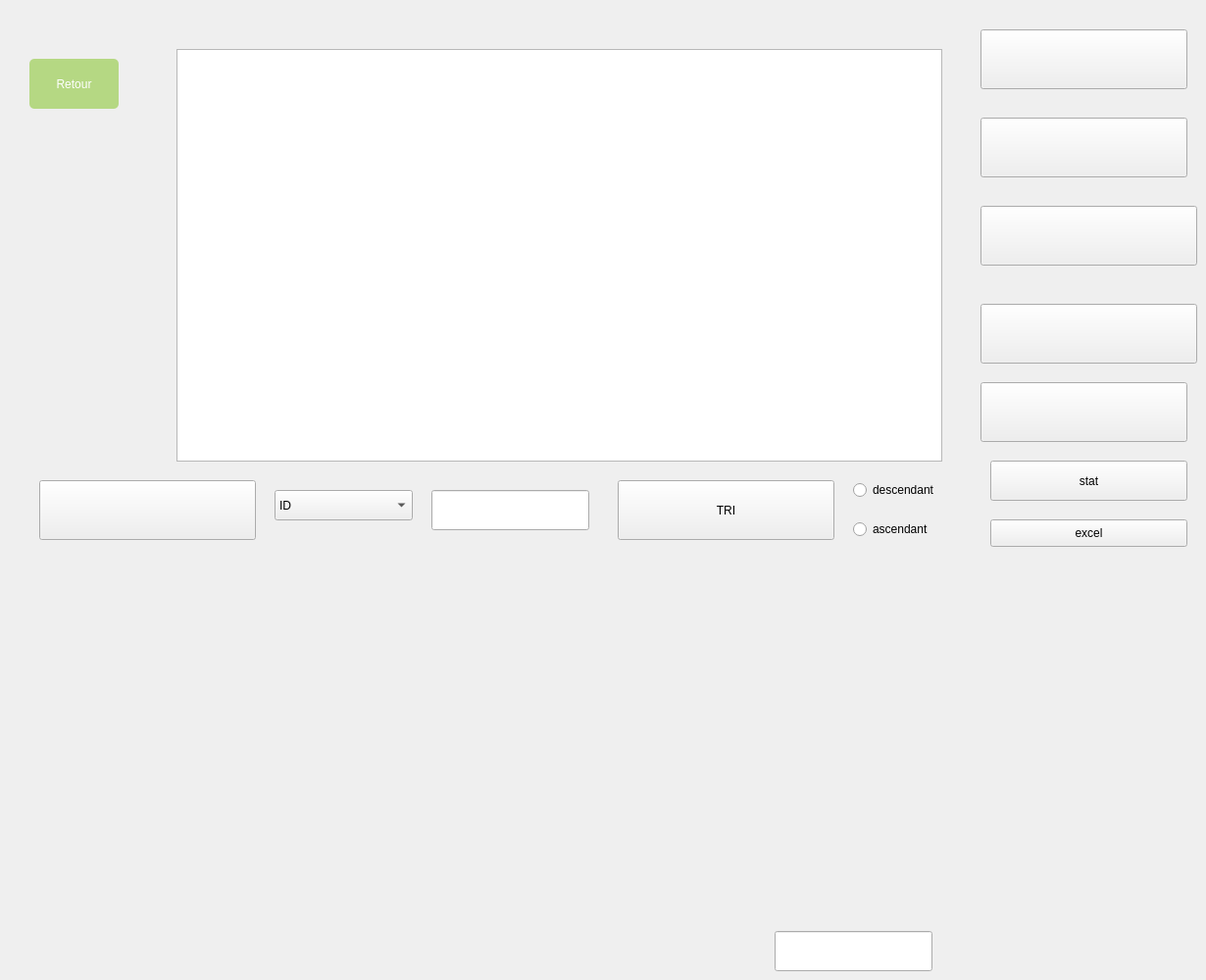
   <widget class="QWidget" name="empacc">
    <widget class="QTableView" name="tableView">
     <property name="geometry">
      <rect>
       <x>180</x>
       <y>50</y>
       <width>781</width>
       <height>421</height>
      </rect>
     </property>
    </widget>
    <widget class="QPushButton" name="pushButton_3">
     <property name="geometry">
      <rect>
       <x>1000</x>
       <y>30</y>
       <width>211</width>
       <height>61</height>
      </rect>
     </property>
     <property name="styleSheet">
      <string notr="true">background-image: url(:/res/img/ajout.png);</string>
     </property>
     <property name="text">
      <string/>
     </property>
    </widget>
    <widget class="QPushButton" name="pushButton_4">
     <property name="geometry">
      <rect>
       <x>1000</x>
       <y>120</y>
       <width>211</width>
       <height>61</height>
      </rect>
     </property>
     <property name="styleSheet">
      <string notr="true">background-image: url(:/res/img/afficher.png);</string>
     </property>
     <property name="text">
      <string/>
     </property>
    </widget>
    <widget class="QPushButton" name="pushButton_5">
     <property name="geometry">
      <rect>
       <x>1000</x>
       <y>210</y>
       <width>221</width>
       <height>61</height>
      </rect>
     </property>
     <property name="styleSheet">
      <string notr="true">background-image: url(:/res/img/mmodi.png);</string>
     </property>
     <property name="text">
      <string/>
     </property>
    </widget>
    <widget class="QPushButton" name="pushButton_6">
     <property name="geometry">
      <rect>
       <x>1000</x>
       <y>310</y>
       <width>221</width>
       <height>61</height>
      </rect>
     </property>
     <property name="styleSheet">
      <string notr="true">background-image: url(:/res/img/supp.png);</string>
     </property>
     <property name="text">
      <string/>
     </property>
    </widget>
    <widget class="QPushButton" name="pushButton_7">
     <property name="geometry">
      <rect>
       <x>40</x>
       <y>490</y>
       <width>221</width>
       <height>61</height>
      </rect>
     </property>
     <property name="focusPolicy">
      <enum>Qt::WheelFocus</enum>
     </property>
     <property name="styleSheet">
      <string notr="true">background-image: url(:/res/img/re.png);</string>
     </property>
     <property name="text">
      <string/>
     </property>
    </widget>
    <widget class="QPushButton" name="pushButton_8">
     <property name="geometry">
      <rect>
       <x>630</x>
       <y>490</y>
       <width>221</width>
       <height>61</height>
      </rect>
     </property>
     <property name="styleSheet">
      <string notr="true">background-image: url(:/res/img/tri.png);</string>
     </property>
     <property name="text">
      <string>TRI</string>
     </property>
    </widget>
    <widget class="QRadioButton" name="tridesemp">
     <property name="geometry">
      <rect>
       <x>870</x>
       <y>490</y>
       <width>95</width>
       <height>20</height>
      </rect>
     </property>
     <property name="text">
      <string>descendant</string>
     </property>
    </widget>
    <widget class="QRadioButton" name="triascemp">
     <property name="geometry">
      <rect>
       <x>870</x>
       <y>530</y>
       <width>95</width>
       <height>20</height>
      </rect>
     </property>
     <property name="text">
      <string>ascendant</string>
     </property>
    </widget>
    <widget class="QPushButton" name="pushButton_9">
     <property name="geometry">
      <rect>
       <x>1000</x>
       <y>390</y>
       <width>211</width>
       <height>61</height>
      </rect>
     </property>
     <property name="styleSheet">
      <string notr="true">background-image: url(:/res/img/gen.png);</string>
     </property>
     <property name="text">
      <string/>
     </property>
    </widget>
    <widget class="QLineEdit" name="lineEdit_5">
     <property name="geometry">
      <rect>
       <x>440</x>
       <y>500</y>
       <width>161</width>
       <height>41</height>
      </rect>
     </property>
    </widget>
    <widget class="QComboBox" name="comboBox_3">
     <property name="geometry">
      <rect>
       <x>280</x>
       <y>500</y>
       <width>141</width>
       <height>31</height>
      </rect>
     </property>
     <property name="mouseTracking">
      <bool>false</bool>
     </property>
     <item>
      <property name="text">
       <string>ID</string>
      </property>
     </item>
     <item>
      <property name="text">
       <string>NOM</string>
      </property>
     </item>
     <item>
      <property name="text">
       <string>PREN</string>
      </property>
     </item>
    </widget>
    <widget class="QLineEdit" name="lineEdit_6">
     <property name="geometry">
      <rect>
       <x>790</x>
       <y>950</y>
       <width>161</width>
       <height>41</height>
      </rect>
     </property>
    </widget>
    <widget class="QPushButton" name="pushButton_10">
     <property name="geometry">
      <rect>
       <x>30</x>
       <y>60</y>
       <width>91</width>
       <height>51</height>
      </rect>
     </property>
     <property name="styleSheet">
      <string notr="true">
QPushButton {
	
padding: 1px;
border-style: solid;
border: 2px solid gray;
border-radius: 8px;
background-color: rgb(181, 216, 131);
border:2px solid #000;
}
QPushButton {

     color: #fff !important;
text-transform: uppercase;
text-decoration: none;
background: #b5d883;
padding: 20px;
border-radius: 5px;
display: inline-block;
border: none;
transition: all 0.4s ease 0s;
 }
 QPushButton:hover {
background-image: url(:/image/Nouveau dossier/check-mark.png);
     background: #f68623;
letter-spacing: 1px;
-webkit-box-shadow: 0px 5px 40px -10px rgba(0,0,0,0.55);
-moz-box-shadow: 0px 5px 40px -10px rgba(0,0,0,0.55);
box-shadow: 5px 40px -10px rgba(0,0,0,0.55);
transition: all 0.4s ease 0s;
 }</string>
     </property>
     <property name="text">
      <string>Retour</string>
     </property>
    </widget>
    <widget class="QPushButton" name="pushButton_31">
     <property name="geometry">
      <rect>
       <x>1010</x>
       <y>470</y>
       <width>201</width>
       <height>41</height>
      </rect>
     </property>
     <property name="text">
      <string>stat</string>
     </property>
    </widget>
    <widget class="QPushButton" name="pushButton_33">
     <property name="geometry">
      <rect>
       <x>1010</x>
       <y>530</y>
       <width>201</width>
       <height>28</height>
      </rect>
     </property>
     <property name="text">
      <string>excel</string>
     </property>
    </widget>
   </widget>
